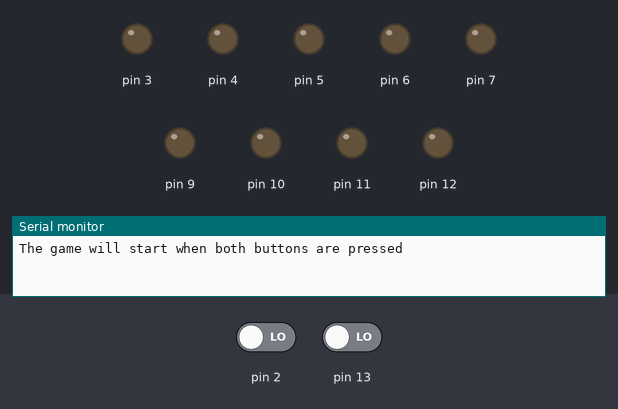
The sketch below on a simulated Arduino Uno, built with avr-gcc and run on an emulated ATmega328P. Parts: output pins drawn as LEDs (lit = HIGH), the last lines printed to the serial monitor. Inputs (shaded band) come from the test bench; at power-on: pin 2 LOW, pin 13 LOW. Random numbers use the default seed unless the sketch sets one.

Above: at 1.2 s.
1.3 s: pin 2 driven HIGH and pin 13 driven HIGH
At 2.7 s:
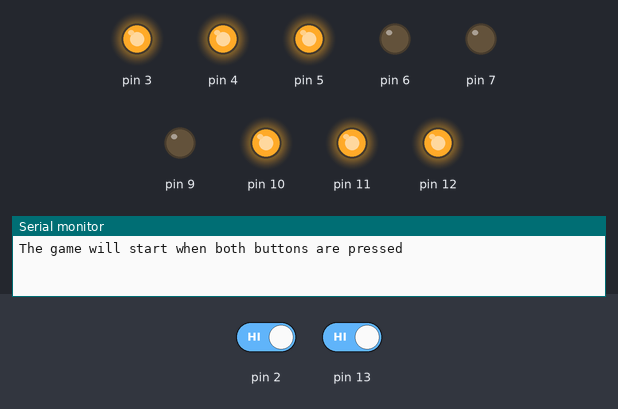
At 4.1 s:
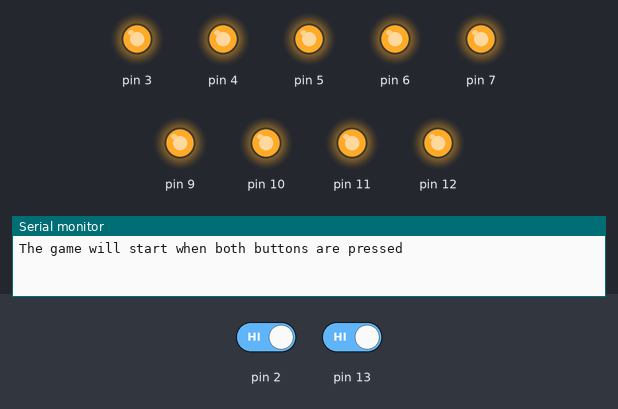
4.3 s: pin 2 driven LOW and pin 13 driven LOW
At 5.7 s:
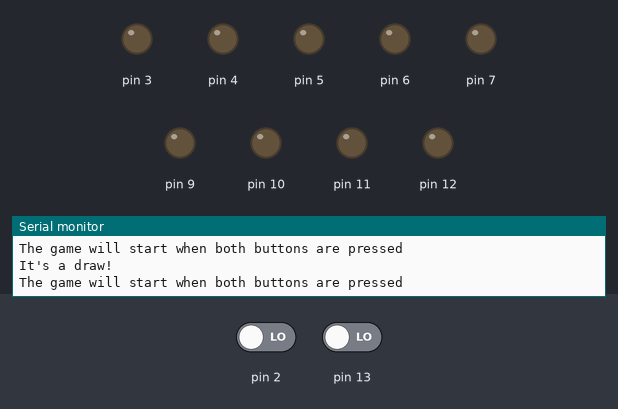
Timing chart, 0 to 7.3 s (numbered marks = the images above; inputs shaded):
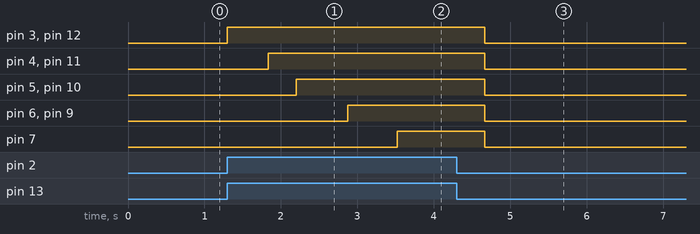

Measured:
- after the input at 1.3 s, pin 3, pin 12: LOW → HIGH at once; pin 4, pin 11: LOW → HIGH after 0.54 s; pin 5, pin 10: LOW → HIGH after 0.90 s; pin 6, pin 9: LOW → HIGH after 1.6 s; pin 7: LOW → HIGH after 2.2 s
- after the input at 4.3 s, pin 3–7, pin 9–12: HIGH → LOW after 0.37 s

The sketch:

ChickenExample.ino
```cpp
int player1Count = 0;
int player2Count = 0;
int player1 = 0;
int player2 = 0;
int gameState = 0;
int START = 0;
int PLAY = 1;
int RESULT = 2;

void setup() {
  pinMode(2, INPUT);
  pinMode(3, OUTPUT);
  pinMode(4, OUTPUT);
  pinMode(5, OUTPUT);
  pinMode(6, OUTPUT);
  pinMode(7, OUTPUT);
  pinMode(9, OUTPUT);
  pinMode(10, OUTPUT);
  pinMode(11, OUTPUT);
  pinMode(12, OUTPUT);
  pinMode(13, INPUT);
  Serial.begin(9600);
  Serial.println("The game will start when both buttons are pressed");
}

void loop() {
  player1 = digitalRead(2);
  player2 = digitalRead(13);

  if (gameState == START) {
    if (player1 == HIGH && player2 == HIGH) {
      gameState = 1;
    }
  } else if (gameState == PLAY) {

    if (player1 == LOW && player2 == LOW) {
      gameState = 2;
    } else {
      if (player1 == HIGH) {
        player1Count = player1Count + 1;
        if (player1Count > 0) {
          digitalWrite(3, HIGH);
        }
        if (player1Count > 1) {
          digitalWrite(4, HIGH);
        }
        if (player1Count > 2) {
          digitalWrite(5, HIGH);
        }
        if (player1Count > 3) {
          digitalWrite(6, HIGH);
        }
        if (player1Count > 4) {
          digitalWrite(7, HIGH);
          player1Count = -99;
        }
      }

      if (player2 == HIGH) {
        player2Count = player2Count + 1;
        if (player2Count > 0) {
          digitalWrite(12, HIGH);
        }
        if (player2Count > 1) {
          digitalWrite(11, HIGH);
        }
        if (player2Count > 2) {
          digitalWrite(10, HIGH);
        }
        if (player2Count > 3) {
          digitalWrite(9, HIGH);
        }
        if (player2Count > 4) {
          digitalWrite(7, HIGH);
          player2Count = -99;
        }
      }
      delay(random(250, 1001));
    }
  } else if (gameState == RESULT) {
    if (player1Count > player2Count) {
      Serial.println("Player 1 Wins!");
    } else if (player2Count > player1Count){
      Serial.println("Player 2 Wins!");
    } else {
      Serial.println("It's a draw!");
    }
    gameState = 3;
  } else {
    gameState = 0;
    player1Count = 0;
    player2Count = 0;
    digitalWrite(3, LOW);
    digitalWrite(4, LOW);
    digitalWrite(5, LOW);
    digitalWrite(6, LOW);
    digitalWrite(7, LOW);
    digitalWrite(9, LOW);
    digitalWrite(10, LOW);
    digitalWrite(11, LOW);
    digitalWrite(12, LOW);
    Serial.println("The game will start when both buttons are pressed");
  }

}
```
